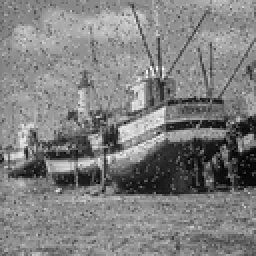
%> input picture Project 2/Boat2.tif, 128 x 128 px, shrunk from 256 x 256 before the run (shown 2 times larger)
$ octave Project_2.m   (GNU Octave 9; MATLAB toolbox functions it lacks are replaced by stand-ins)
%> lines starting %> are read from the running program, lines starting %| are printed output that depends on the picture
### Project 2/linearfilter.m
function [filtered_image]=linearfilter(image, kernel)
% kernel must be an ODDxODD matrix
% image must be larger than kernel


[i_rows, i_cols] = size(image);
[k_rows, k_cols] = size(kernel);


% Edge pixels of image will be omitted from new image.
% _trim variables hold number of pixels from edge that are ignored.
tb_trim = (k_rows-1)/2; % Top/Bottom
lr_trim = (k_cols-1)/2; % Left/Right


% Start and end indicies of new image
col_start = lr_trim+1;
col_end = i_cols-lr_trim;
row_start = tb_trim+1;
row_end = i_rows-tb_trim;


image = double(image);
filtered_image = uint8(zeros(i_rows-2*tb_trim, i_cols-2*lr_trim));


f_col = 1;
for C=col_start:1:col_end
    f_row = 1;
    for R=row_start:1:row_end

        % Extract neighborhood from image
        neighbors = image(R-tb_trim:R+tb_trim,C-lr_trim:C+lr_trim);

        pixel = sum(neighbors.*kernel, 'all');

        filtered_image(f_row,f_col) = uint8(pixel);

        f_row = f_row+1;
    end
    f_col = f_col+1;
end
end

### Project 2/Project_2.m
%% Project 2
%
% EE/CPE 428 - Computer Vision
% Winter 2023
%
% Group 4: Nathan Jaggers, Addison Sandvik, Matthew Palma
%
% Description: See coresponding document <Can add description later>
% Cannot use imfilter, can use fspecial
%% Part A

% filter boat
boat = imread("Boat2.tif")
%> boat is the input picture: size 128x128 uint8; min 0, max 255, mean 127.7
imshow(boat)

%%
% linear - averaging 3x3
H = fspecial("average")
faboat3x3 = linearfilter(boat,H)
%> after the loop in linearfilter, `for C=col_start:1:col_end`:
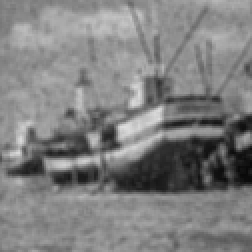
%> filtered_image: size 126x126 uint8 (shown 2 times larger); min 8, max 222, mean 127.6
%> after the loop in linearfilter, `for C=col_start:1:col_end`: f_col = 127
imshow(faboat3x3)

%%
% linear - averaging 5x5
H = fspecial("average",5)
faboat5x5 = linearfilter(boat,H)
%> after the loop in linearfilter (call 2), `for C=col_start:1:col_end`:
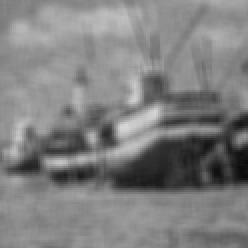
%> filtered_image: size 124x124 uint8 (shown 2 times larger); min 11, max 213, mean 127.6
%> after the loop in linearfilter (call 2), `for C=col_start:1:col_end`: f_col = 125
imshow(faboat5x5)

%%
% linear - gaussian 3x3
H = fspecial("gaussian")
fgboat3x3 = linearfilter(boat,H)
%> after the loop in linearfilter (call 3), `for C=col_start:1:col_end`:
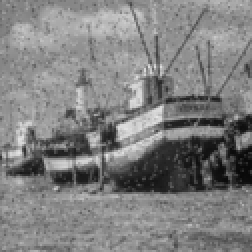
%> filtered_image: size 126x126 uint8 (shown 2 times larger); min 8, max 229, mean 127.7
%> after the loop in linearfilter (call 3), `for C=col_start:1:col_end`: f_col = 127
imshow(fgboat3x3)

%%
% linear - gaussian 5x5
H = fspecial("gaussian",5,1)
fgboat5x5 = linearfilter(boat,H)
imshow(fgboat5x5)

%%
% nonlinear - median 3x3
%> (the run ends here)

$ run again, with Project 2/Boat Comparison.png saved as Project 2/Boat2.tif
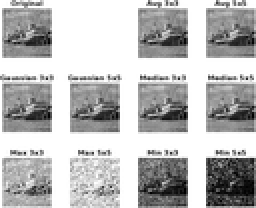
%> input picture Project 2/Boat Comparison.png, 128 x 104 px, shrunk from 696 x 564 before the run (shown 2 times larger)
%> boat is the input picture: size 104x128x3 uint8; min 0, max 255, mean 186.8
%> after the loop in linearfilter, `for C=col_start:1:col_end`: f_col = 383
%> after the loop in linearfilter (call 3), `for C=col_start:1:col_end`:
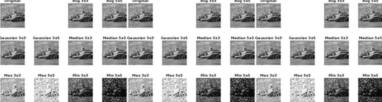
%> filtered_image: size 102x382 uint8; min 5, max 255, mean 186.1
%> after the loop in linearfilter (call 4), `for C=col_start:1:col_end`:
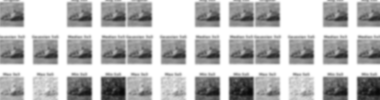
%> filtered_image: size 100x380 uint8; min 10, max 255, mean 186.2
%> after the loop in linearfilter (call 4), `for C=col_start:1:col_end`: f_col = 381
